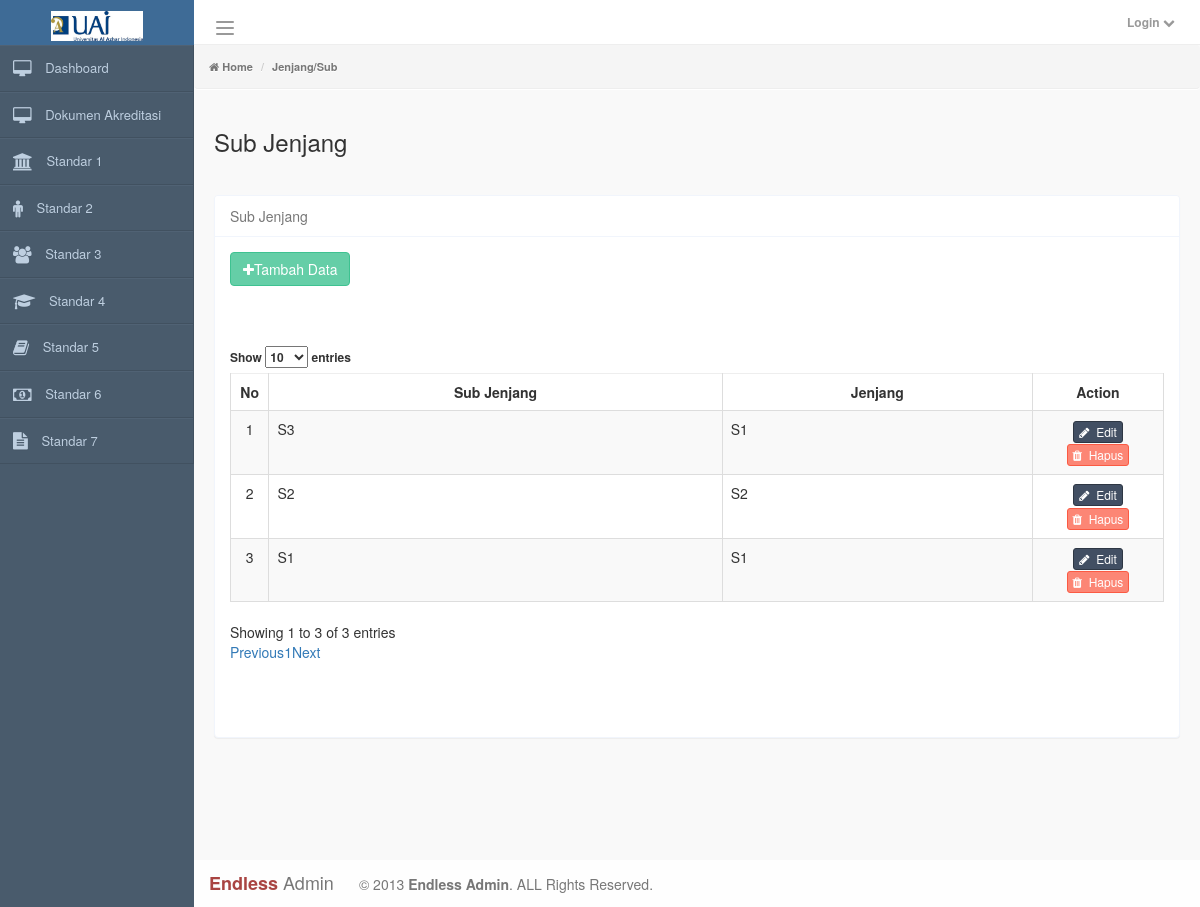
Screenshot of /index.php/admin/jenjang/sub with the database file from the repository.
### tables this page shows
CREATE TABLE `tbl_subjenjang` (
  `subjenjang_id` int(11) NOT NULL,
  `id_jenjang` int(11) DEFAULT NULL,
  `subjenjang_nama` varchar(255) DEFAULT NULL
);

CREATE TABLE `tbl_jenjang` (
  `jenjang_id` int(11) NOT NULL,
  `jenjang_nama` varchar(255) DEFAULT NULL
);

### application/controllers/admin/Jenjang.php (called while the page is built, shortened)
<?php if (!defined('BASEPATH')) exit('No direct script access allowed');
class Jenjang extends CI_Controller
{
  function __construct()
  {
    $this->load->model('m_umum');
    $this->load->model('m_crud');
  }
  public function sub()
  {
    $data = [
      "userLogin"   => $this->session->userdata('loginData'),
      "v_content"   => 'member/jenjang/sub',
      "title"     => "Sub Jenjang",
      "breadcrumb"   => 'Jenjang/Sub',
      "listData"    => $this->m_crud->getjoindata('tbl_jenjang', 'tbl_subjenjang', 'jenjang')->result(),
    ];
    $this->load->view('layout', $data);
  }
}

### index.php (called while the page is built, shortened)
<?php
require_once BASEPATH.'core/CodeIgniter.php';

### application/models/M_crud.php (called while the page is built, shortened)
<?php
class M_crud extends CI_Model {
	function getjoindata($table1,$table2,$index)
	{
		$this->db->join($table2,$index.'_id = id_'.$index);
		return $this->db->get($table1);
	}
}

### application/views/member/jenjang/sub.php (the view, shortened to what this page needs)
<div class="panel panel-default">
  <div class="panel-heading clearfix">
    <span class="pull-left"><?= $title ?></span>
  </div>
  <div class="panel-body" style="min-height: 500px; overflow-x: scroll; ">
    <a href="#" class="btn btn-success"><i class="fa fa-plus"></i>Tambah Data</a><br><br><br><br>
    <table class="table table-bordered table-striped DataTablePrint">
      <thead>
        <tr>
          <th width="5%">No</th>
          <th>Sub Jenjang</th>
          <th>Jenjang</th>
          <th width="15%">Action</th>
        </tr>
      </thead>
      <tbody>
        <?php foreach ($listData as $key => $value) : ?>
          <tr role="row" class="odd">
            <td class="text-center"><?= $key + 1 ?></td>
            <td><?= $value->subjenjang_nama ?></td>
            <td><?= $value->jenjang_nama ?></td>
            <td class="text-center">
              <a href="#" class="btn btn-primary btn-xs"><i class="fa fa-pencil"></i>&nbsp Edit</a>
              <a onclick="return confirm('Hapus Data?')" href="<?= base_url('admin/jenjang/hapus_sub/' . $value->subjenjang_id) ?>" class="btn btn-danger  btn-xs"><i class="fa fa-trash"></i>&nbsp Hapus</a>
            </td>
          </tr>
        <?php endforeach; ?>
      </tbody>
    </table>
  </div>
</div>

### application/views/_include/head.php (style rules this page uses)
th { text-align: center; vertical-align: middle; border-bottom-width: 0px !important; }

### rows the page displays
tbl_subjenjang: subjenjang_nama "S3", id_jenjang.jenjang_nama "S1"
tbl_subjenjang: subjenjang_nama "S2", id_jenjang.jenjang_nama "S2"
tbl_subjenjang: subjenjang_nama "S1", id_jenjang.jenjang_nama "S1"

### other values shown
$breadcrumb "Jenjang/Sub"
$title "Sub Jenjang"
